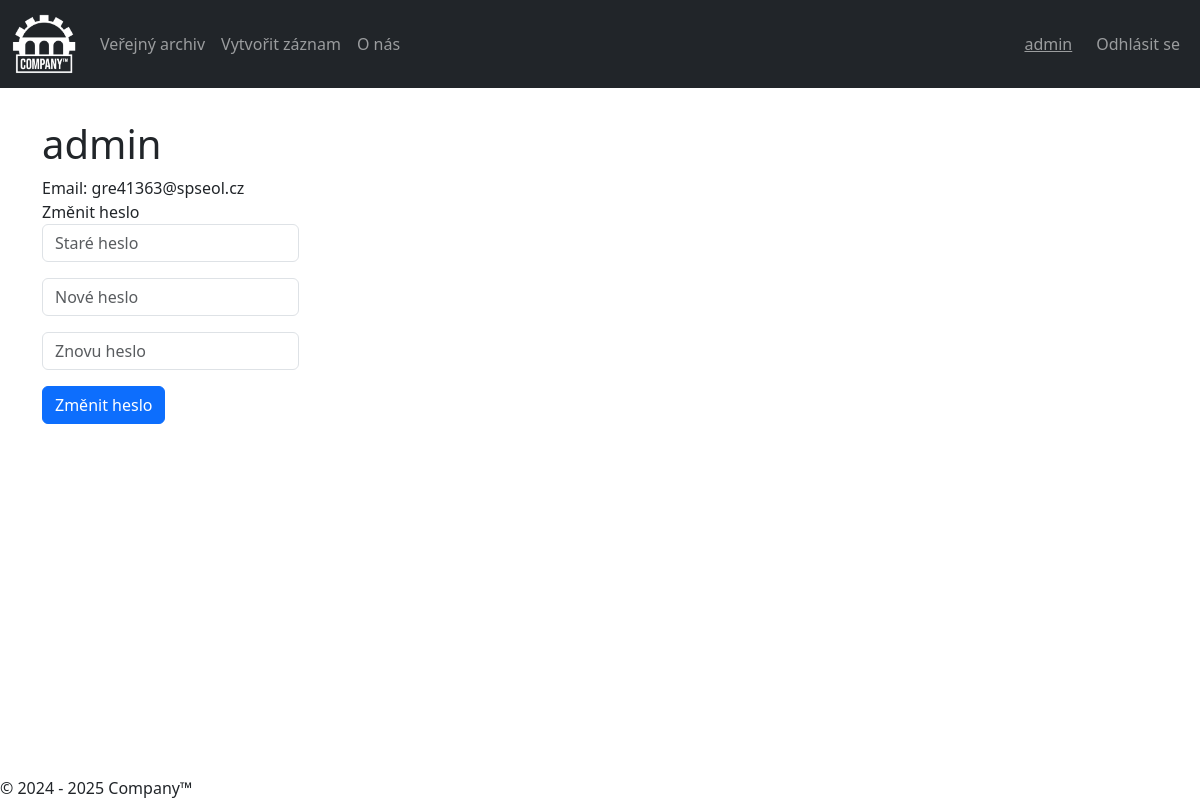
Page /account (signed in) on the committed database.
### tables this page shows
CREATE TABLE users (
  id INTEGER PRIMARY KEY AUTOINCREMENT,
  name TEXT NOT NULL,
  email TEXT NOT NULL,
  password TEXT NOT NULL,
  UUID TEXT,
  check_code TEXT,
  is_employee BOOL NOT NULL,
  registration_date DATETIME NOT NULL);

### app.py (the view, shortened to what this page needs)
@app.route("/account", methods = ['POST', 'GET'])
def account():
    req = db.session.execute(text(f"SELECT name, email, registration_date FROM users WHERE name == '{session[USER]}'"))
    return render_template("account.html", info = req.fetchall()[0])

### app.py (called while the page is built)
@app.before_request
def create_db():
    if not hasattr(app, 'db_initialized'):
        db.create_all()
        app.db_initialized = True  # Zamezení opakovaného vytváření tabulek

### templates/account.html (shortened to what this page needs)
{% extends "core.html" %}
{% block content %}
<div class="container">
    <div class="row">
        <h1>{{info[0]}}</h1>
        <label for="">Email: {{info[1]}}</label>
        <label>Změnit heslo</label>
        <form action="/account" method="POST">
            <div class="mb-3">
                <label><input class="form-control" type="password" name="old" id="" placeholder="Staré heslo" required></label><p></p>
                <label><input class="form-control" type="password" name="new" id="" placeholder="Nové heslo" required></label><p></p>
                <label><input class="form-control" type="password" name="again" id="" placeholder="Znovu heslo" required></label><p></p>
                <input class="btn btn-primary" type="submit" value="Změnit heslo">
            </div>
        </form>
    </div>
</div>
{% endblock %}

### templates/core.html (shortened to what this page needs)
<!DOCTYPE html>
<html lang="cz">
<head>
    <link href="{{url_for('static',filename='bootstrap/bootstrap.css')}}" rel="stylesheet">
    <link href="{{url_for('static',filename='style.css')}}" rel="stylesheet">
</head>
<body>
    <header style="margin-bottom: 2rem;">
        <nav class="navbar navbar-expand-sm bg-dark navbar-dark">
            <div class="container-fluid">
              <a class="navbar-brand" href="/">
                <img src="/static/logo.png" alt="Logo" style="width:4rem;">
              </a>
              <ul class="navbar-nav me-auto">
                <li class="nav-item">
                  <a class="nav-link" href="{{url_for('public_arch')}}">Veřejný archiv</a>
                </li>
                {% if session["username"] %}
                <li class="nav-item">
                  <a class="nav-link" href="{{url_for('add_record')}}">Vytvořit záznam</a>
                </li>
                {% endif %}
                <li class="nav-item">
                  <a class="nav-link" href="{{url_for('about')}}">O nás</a>
                </li>
              </ul>
              <a class="navbar-text m-3" href="{{url_for('account')}}" >{{session["username"]}}</a>
              <ul class="navbar-nav">
                {% if session["username"] %}
                <li class="nav-item">
                  <a class="nav-link" href="{{url_for('logout')}}">Odhlásit se</a>
                </li>
                {% endif %}
              </ul>
            </div>
          </nav>
    </header>
    <main>
        {% block content %}{% endblock %}
    </main>
    <footer>
        <div class="container-fluid">
            <div class="fixed-bottom">&copy; 2024 - 2025 Company™</div>
        </div>
    </footer>
</body>
</html>

### rows in the picture
users: username "admin", name "admin", email "gre41363@spseol.cz"
